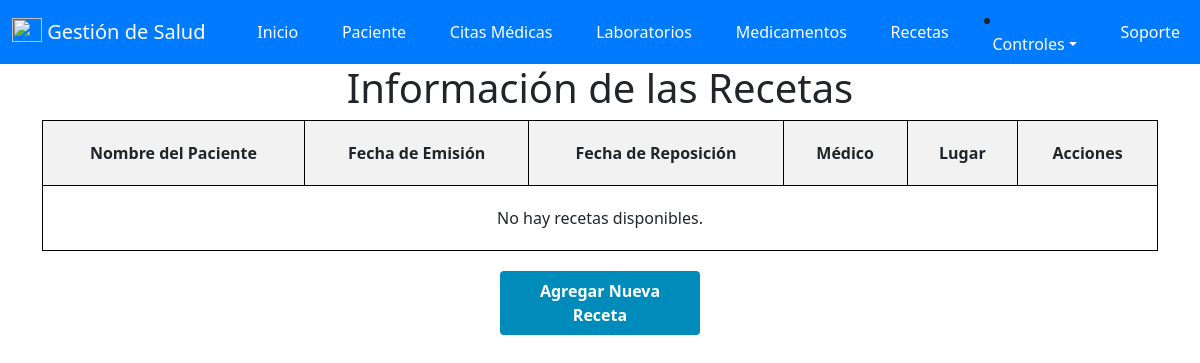
The page /recetas (signed in) on the database as committed earlier.
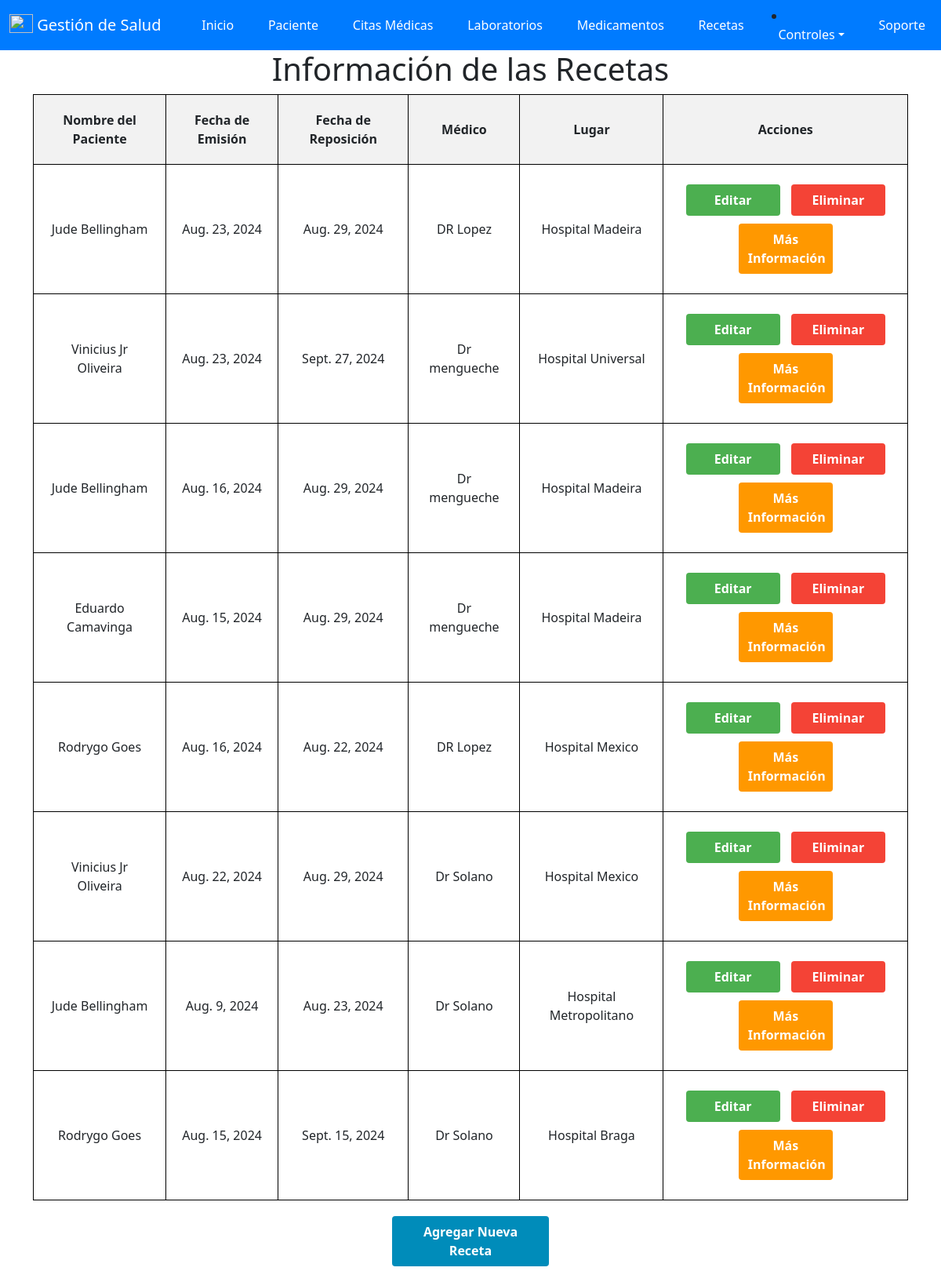
The same page on the database as committed later.
### salud/models.py (models this page shows, shortened)
class receta(models.Model):
    id_Recetas = models.AutoField(primary_key=True, verbose_name='ID_Recetas')
    id_paciente = models.ForeignKey('paciente', on_delete=models.CASCADE)  # Asegúrate de que 'paciente' exista
    fecha_Emision = models.DateField(null=False, verbose_name='Fecha_Emision')
    fecha_Reposicion = models.DateField(null=False, verbose_name='Fecha_Reposicion')
    medico = models.CharField(max_length=50, verbose_name='Medico')
    lugar = models.CharField(max_length=200, verbose_name='Lugar')
    medicamentos = models.ManyToManyField(medicamento, through='RecetaMedicamento')
    id_usuario = models.ForeignKey(User, on_delete=models.CASCADE)

class paciente(models.Model):
    id_paciente = models.AutoField(primary_key=True , verbose_name='ID_Paciente')
    cedula = models.IntegerField(null=True,verbose_name='Cedula')
    nombre = models.CharField(max_length=50, verbose_name='Nombre')
    apellido = models.CharField(max_length=50, verbose_name='Apellido')
    sexo = models.CharField(max_length=20, verbose_name='Sexo')
    fecha_Nacimiento = models.DateField(null=True, verbose_name='Fecha de Nacimiento')
    edad = models.IntegerField ( verbose_name='Edad')
    direccion = models.CharField(max_length=50, verbose_name='Direccion')
    telefono = models.IntegerField( verbose_name='Telefono')
    email = models.EmailField( verbose_name='Email')
    id_usuario = models.ForeignKey(User, on_delete=models.CASCADE)

### salud/views.py (the view)
# urls.py: path('recetas', views.recetas, name='recetas'),
@login_required
def recetas(request):
    recetas_list = receta.objects.filter(id_usuario=request.user)
    return render(request, 'Programar/recetas.html', {'recetas': recetas_list})

### salud/templates/Programar/recetas.html (shortened to what this page needs)
{% extends "base.html" %}
{% block contenido %}
<!DOCTYPE html>
<html>
<head>
</head>
<body>
    <h1>Información de las Recetas</h1>
    <form method="post" action="{% url 'recetas' %}">
        <table>
            <thead>
                <tr>
                    <th>Nombre del Paciente</th>
                    <th>Fecha de Emisión</th>
                    <th>Fecha de Reposición</th>
                    <th>Médico</th>
                    <th>Lugar</th>
                    <th>Acciones</th>
                </tr>
            </thead>
            <tbody>
                {% for receta in recetas %}
                <tr>
                    <td>{{ receta.id_paciente.nombre }} {{ receta.id_paciente.apellido }}</td>
                    <td>{{ receta.fecha_Emision }}</td>
                    <td>{{ receta.fecha_Reposicion }}</td>
                    <td>{{ receta.medico }}</td>
                    <td>{{ receta.lugar }}</td>
                    <td>
                        <a href="" class="button edit-button">Editar</a>
                        <a href="" class="button delete-button" onclick="return confirm('¿Estás seguro de que deseas eliminar esta receta?');">Eliminar</a>
                        <button type="button" class="button more-info-button" onclick="toggleMoreInfo('{{ receta.id_Recetas }}')">Más Información</button>
                    </td>
                </tr>
                {% empty %}
                <tr>
                    <td colspan="6">No hay recetas disponibles.</td>
                </tr>
                {% endfor %}
            </tbody>
        </table>
        <a href="{% url 'agregar_receta' %}" class="button add-button">Agregar Nueva Receta</a>
    </form>
</body>
</html>
{% endblock %}

### salud/templates/base.html (shortened to what this page needs)
<!doctype html>
<html lang="en">
<head>
    <link
        href="https://cdn.jsdelivr.net/npm/bootstrap@5.3.2/dist/css/bootstrap.min.css"
        rel="stylesheet"
    />
</head>
<body>
    <header>
        <nav class="navbar navbar-expand navbar-light">
            <div class="container-fluid">
                <span class="navbar-brand">
                    <img src="" width="30" height="24" class="d-inline-block align-text-top">
                    Gestión de Salud
                </span>
                <a class="nav-item nav-link active" href="{% url 'inicio' %}" aria-current="page">Inicio <span class="visually-hidden">(current)</span></a>
                <a class="nav-item nav-link" href="{% url 'index' %}">Paciente</a>
                <a class="nav-item nav-link" href="{% url 'citas'%}">Citas Médicas</a>
                <a class="nav-item nav-link" href="{% url 'laboratorios' %}">Laboratorios</a>
                <a class="nav-item nav-link" href="{% url 'medicamentos' %}">Medicamentos</a>
                <a class="nav'item nav-link" href="{% url 'recetas' %}">Recetas</a></li>
                <li class="nav-item dropdown">
                    <a class="nav-link dropdown-toggle" data-bs-toggle="dropdown" href="#" role="button" aria-expanded="false">Controles</a>
                </li>
                <a class="nav-item nav-link" href="{% url 'soporte' %}">Soporte</a>
            </div>
        </nav>
    </header>
    <main>
        <div class="container">
            <div class="row">
                <div class="col">
                    {% block contenido %}{% endblock %}
                </div>
            </div>
        </div>
    </main>
</body>
</html>

### salud/templates/base.html (style rules this page uses)
.navbar { background-color: #007bff; }
.navbar-brand, .nav-link { color: #fff; }
.nav-link { margin: 0 0.5rem; }

### salud/templates/Programar/recetas.html (style rules this page uses)
table { width: 100%; border-collapse: collapse; }
th, td { border: 1px solid black; padding: 20px; text-align: center; }
th { background-color: #f2f2f2; }
tbody tr { border-bottom: 1px solid #ddd; }
.button { padding: 8px 12px; margin: 5px; border: none; border-radius: 4px; color: white; text-decoration: none; font-weight: bold; display: inline-block; width: 120px; text-align: center; box-sizing: border-box; }
.edit-button { background-color: #4CAF50; }
.delete-button { background-color: #f44336; }
.more-info-button { background-color: #ff9800; }
.add-button { background-color: #008CBA; display: block; margin: 20px auto; width: 200px; text-align: center; }
h1 { text-align: center; }

Rows that differ between the two databases and show on the page:
added receta: id_paciente.nombre "Jude", id_paciente.apellido "Bellingham", fecha_Emision "Aug. 23, 2024", fecha_Reposicion "Aug. 29, 2024", medico "DR Lopez", lugar "Hospital Madeira"
added receta: id_paciente.nombre "Vinicius Jr", id_paciente.apellido "Oliveira", fecha_Emision "Aug. 23, 2024", fecha_Reposicion "Sept. 27, 2024", medico "Dr mengueche", lugar "Hospital Universal"
added receta: id_paciente.nombre "Jude", id_paciente.apellido "Bellingham", fecha_Emision "Aug. 16, 2024", fecha_Reposicion "Aug. 29, 2024", medico "Dr mengueche", lugar "Hospital Madeira"
added receta: id_paciente.nombre "Eduardo", id_paciente.apellido "Camavinga", fecha_Emision "Aug. 15, 2024", fecha_Reposicion "Aug. 29, 2024", medico "Dr mengueche", lugar "Hospital Madeira"
added receta: id_paciente.nombre "Rodrygo", id_paciente.apellido "Goes", fecha_Emision "Aug. 16, 2024", fecha_Reposicion "Aug. 22, 2024", medico "DR Lopez", lugar "Hospital Mexico"
added receta: id_paciente.nombre "Vinicius Jr", id_paciente.apellido "Oliveira", fecha_Emision "Aug. 22, 2024", fecha_Reposicion "Aug. 29, 2024", medico "Dr Solano", lugar "Hospital Mexico"
added receta: id_paciente.nombre "Jude", id_paciente.apellido "Bellingham", fecha_Emision "Aug. 9, 2024", fecha_Reposicion "Aug. 23, 2024", medico "Dr Solano", lugar "Hospital Metropolitano"
added receta: id_paciente.nombre "Rodrygo", id_paciente.apellido "Goes", fecha_Emision "Aug. 15, 2024", fecha_Reposicion "Sept. 15, 2024", medico "Dr Solano", lugar "Hospital Braga"
Other text that changed with them:
text no longer shown: "No hay recetas disponibles."
